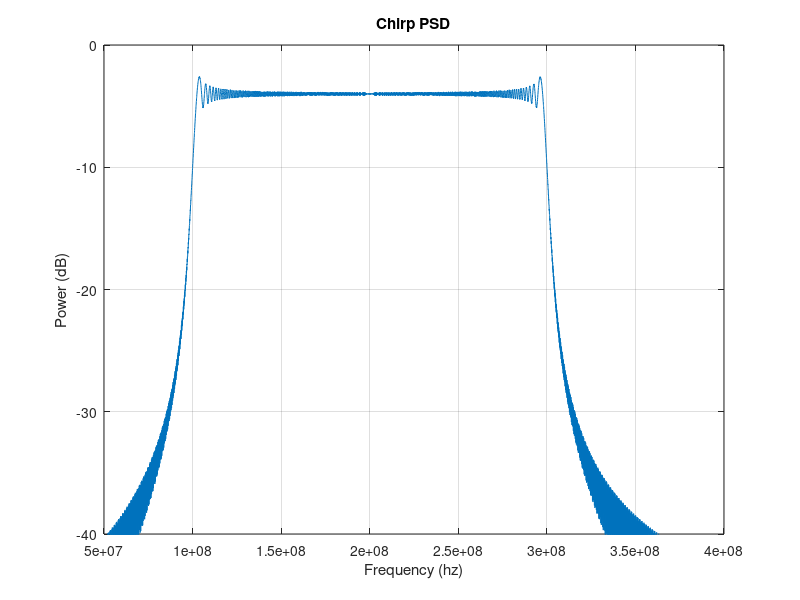
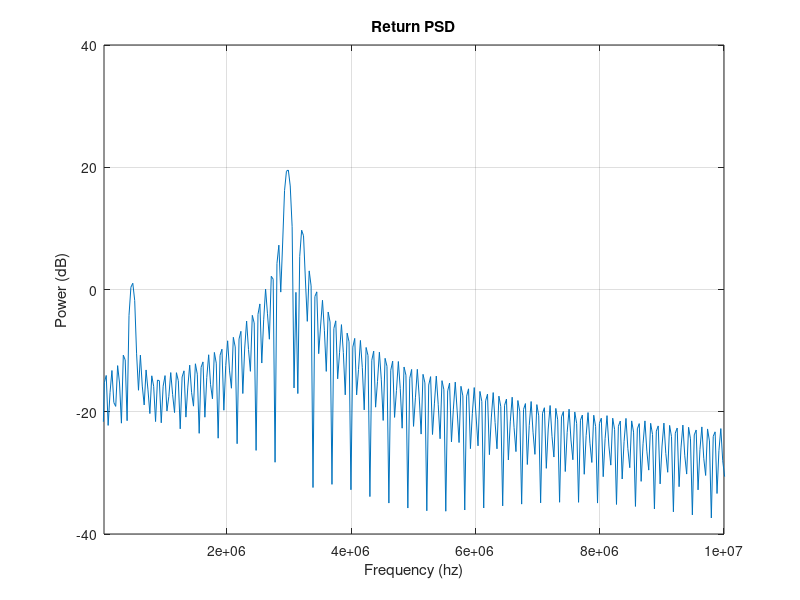

Recreate these plots in MATLAB, in order.
% EECS725 Homework 4

clear all;
close all;

% Universal constants
c         = 3e8;       % speed of light (m/s)

% Problem constraints
f_start   = 100e6;      % chirp start frequency (hz)
f_end     = 300e6;      % chirp end frequency (hz)
tau       = 10e-6;      % chirp duration (s)
A_t1      = 0.1;        % amplitude of return, target 1
A_t2      = 1.0;        % amplitude of return, target 2
A_t3      = 0.25;       % amplitude of return, target 3
d_t1      = 25;         % delay of return, target 1 (ns)
d_t2      = 150;        % delay of return, target 2 (ns)
d_t3      = 160;        % delay of return, target 3 (ns)

% Simulation parameters
t_samp    = 1e-9;       % simulation sampling period (s)

%% Start simulation

% Generate chirp burst
k = (f_end-f_start) / tau; % chirp rate (hz/s)

t_burst = linspace(0,tau,(tau/t_samp)-1);
s       = cos( 2*pi*(f_start.*t_burst + 0.5*k.*(t_burst.^2)) )';
[Pss,w] = periodogram(s);
f_plot  = w / (2*pi*t_samp);

% Generate composite radar return signal
r = zeros(2*length(s),1);
r_t1 = r;
r_t2 = r;
r_t3 = r;
r_t1(d_t1:length(s)+d_t1-1) = A_t1 * s;
r_t2(d_t2:length(s)+d_t2-1) = A_t2 * s;
r_t3(d_t3:length(s)+d_t3-1) = A_t3 * s;
r = r_t1 + r_t2 + r_t3;

% Multiply transmit and receive signals
mixer_out = s .* r(1:length(s));
mixer_psd_out = zeros(2*length(s),1);
mixer_psd_out(5000:5000+length(mixer_out)-1) = mixer_out; % zero-pad

% Spectral analysis
[Pmm,w] = periodogram(mixer_psd_out);
f_mixer_plot = w / (2*pi*t_samp);

%% Plots-----------
figure(1)
plot(f_plot,10*log10(Pss));
title('Chirp PSD');
xlabel('Frequency (hz)');
ylabel('Power (dB)');
axis([50e6 400e6 -40 0]);
grid on;


figure(2)
plot(f_mixer_plot,10*log10(Pmm));
title('Return PSD');
xlabel('Frequency (hz)');
ylabel('Power (dB)');
axis([25e3 10e6 -40 40]);
grid on;